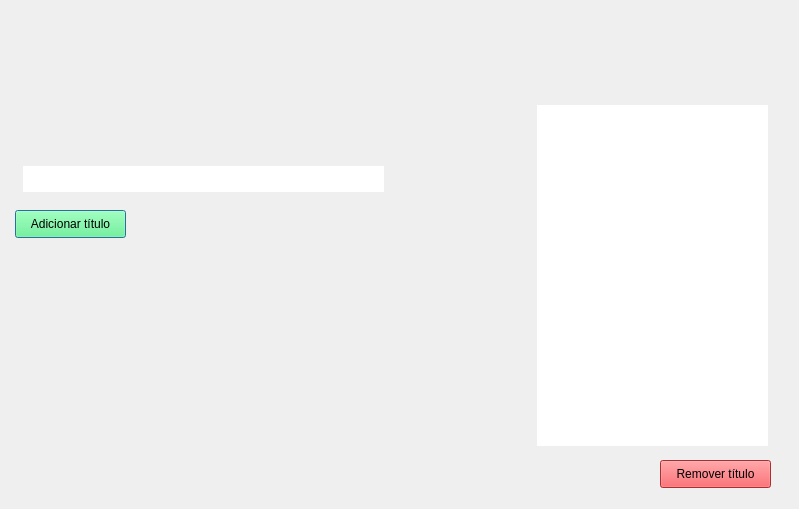
<?xml version="1.0" encoding="UTF-8"?>
<ui version="4.0">
 <class>Dialog</class>
 <widget class="QDialog" name="Dialog">
  <property name="geometry">
   <rect>
    <x>0</x>
    <y>0</y>
    <width>799</width>
    <height>509</height>
   </rect>
  </property>
  <property name="minimumSize">
   <size>
    <width>799</width>
    <height>509</height>
   </size>
  </property>
  <property name="maximumSize">
   <size>
    <width>799</width>
    <height>509</height>
   </size>
  </property>
  <property name="windowTitle">
   <string>Póximas leituras</string>
  </property>
  <widget class="QListWidget" name="listWidget">
   <property name="geometry">
    <rect>
     <x>537</x>
     <y>105</y>
     <width>231</width>
     <height>341</height>
    </rect>
   </property>
   <property name="font">
    <font>
     <family>Arial</family>
     <pointsize>10</pointsize>
    </font>
   </property>
   <property name="frameShape">
    <enum>QFrame::NoFrame</enum>
   </property>
  </widget>
  <widget class="QLabel" name="label">
   <property name="geometry">
    <rect>
     <x>0</x>
     <y>-10</y>
     <width>801</width>
     <height>531</height>
    </rect>
   </property>
   <property name="text">
    <string/>
   </property>
   <property name="pixmap">
    <pixmap>../design/proximas_leituras.png</pixmap>
   </property>
  </widget>
  <widget class="QPushButton" name="pushButton_adicionar">
   <property name="geometry">
    <rect>
     <x>15</x>
     <y>210</y>
     <width>111</width>
     <height>28</height>
    </rect>
   </property>
   <property name="styleSheet">
    <string notr="true">background-color: rgb(85, 255, 127);</string>
   </property>
   <property name="text">
    <string>Adicionar título</string>
   </property>
  </widget>
  <widget class="QLineEdit" name="lineEdit">
   <property name="geometry">
    <rect>
     <x>23</x>
     <y>166</y>
     <width>361</width>
     <height>26</height>
    </rect>
   </property>
   <property name="font">
    <font>
     <family>Arial</family>
     <pointsize>10</pointsize>
    </font>
   </property>
   <property name="frame">
    <bool>false</bool>
   </property>
  </widget>
  <widget class="QPushButton" name="pushButton_remover">
   <property name="geometry">
    <rect>
     <x>660</x>
     <y>460</y>
     <width>111</width>
     <height>28</height>
    </rect>
   </property>
   <property name="styleSheet">
    <string notr="true">background-color: rgb(240, 65, 68);</string>
   </property>
   <property name="text">
    <string>Remover título</string>
   </property>
  </widget>
  <zorder>label</zorder>
  <zorder>listWidget</zorder>
  <zorder>pushButton_adicionar</zorder>
  <zorder>lineEdit</zorder>
  <zorder>pushButton_remover</zorder>
 </widget>
 <resources/>
 <connections/>
</ui>
